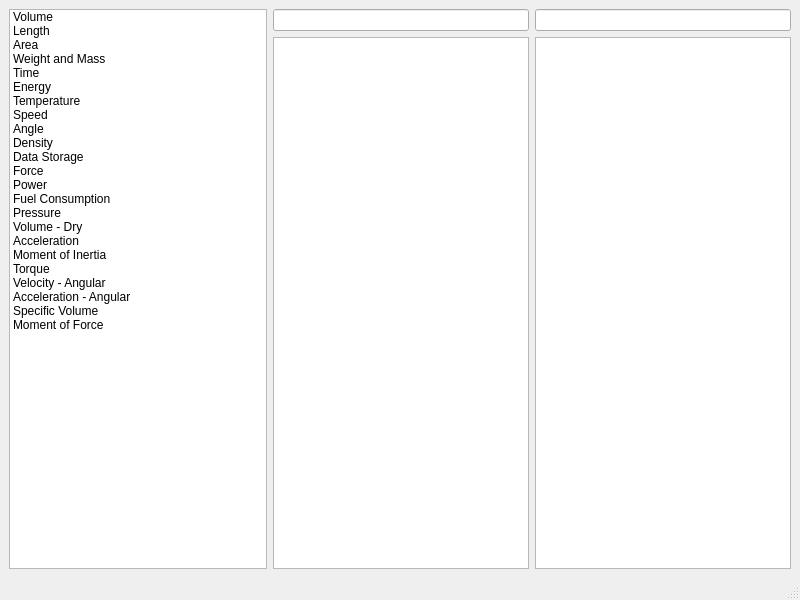
<?xml version="1.0" encoding="UTF-8"?>
<ui version="4.0">
 <class>MainWindow</class>
 <widget class="QMainWindow" name="MainWindow">
  <property name="geometry">
   <rect>
    <x>0</x>
    <y>0</y>
    <width>800</width>
    <height>600</height>
   </rect>
  </property>
  <property name="windowTitle">
   <string>MainWindow</string>
  </property>
  <widget class="QWidget" name="centralwidget">
   <layout class="QHBoxLayout" name="horizontalLayout_4">
    <item>
     <layout class="QHBoxLayout" name="horizontalLayout_3">
      <item>
       <widget class="QListWidget" name="converterList">
        <property name="resizeMode">
         <enum>QListView::Fixed</enum>
        </property>
        <item>
         <property name="text">
          <string>Volume</string>
         </property>
        </item>
        <item>
         <property name="text">
          <string>Length</string>
         </property>
        </item>
        <item>
         <property name="text">
          <string>Area</string>
         </property>
        </item>
        <item>
         <property name="text">
          <string>Weight and Mass</string>
         </property>
        </item>
        <item>
         <property name="text">
          <string>Time</string>
         </property>
        </item>
        <item>
         <property name="text">
          <string>Energy</string>
         </property>
        </item>
        <item>
         <property name="text">
          <string>Temperature</string>
         </property>
        </item>
        <item>
         <property name="text">
          <string>Speed</string>
         </property>
        </item>
        <item>
         <property name="text">
          <string>Angle</string>
         </property>
        </item>
        <item>
         <property name="text">
          <string>Density</string>
         </property>
        </item>
        <item>
         <property name="text">
          <string>Data Storage</string>
         </property>
        </item>
        <item>
         <property name="text">
          <string>Force</string>
         </property>
        </item>
        <item>
         <property name="text">
          <string>Power</string>
         </property>
        </item>
        <item>
         <property name="text">
          <string>Fuel Consumption</string>
         </property>
        </item>
        <item>
         <property name="text">
          <string>Pressure</string>
         </property>
        </item>
        <item>
         <property name="text">
          <string>Volume - Dry</string>
         </property>
        </item>
        <item>
         <property name="text">
          <string>Acceleration</string>
         </property>
        </item>
        <item>
         <property name="text">
          <string>Moment of Inertia</string>
         </property>
        </item>
        <item>
         <property name="text">
          <string>Torque</string>
         </property>
        </item>
        <item>
         <property name="text">
          <string>Velocity - Angular</string>
         </property>
        </item>
        <item>
         <property name="text">
          <string>Acceleration - Angular</string>
         </property>
        </item>
        <item>
         <property name="text">
          <string>Specific Volume</string>
         </property>
        </item>
        <item>
         <property name="text">
          <string>Moment of Force</string>
         </property>
        </item>
       </widget>
      </item>
      <item>
       <layout class="QVBoxLayout" name="verticalLayout">
        <item>
         <layout class="QHBoxLayout" name="horizontalLayout">
          <item>
           <widget class="QLineEdit" name="convertFromLineEdit"/>
          </item>
          <item>
           <widget class="QLineEdit" name="convertToLineEdit"/>
          </item>
         </layout>
        </item>
        <item>
         <layout class="QHBoxLayout" name="horizontalLayout_2">
          <item>
           <widget class="QListWidget" name="convertFromList">
            <property name="acceptDrops">
             <bool>false</bool>
            </property>
            <property name="viewMode">
             <enum>QListView::ListMode</enum>
            </property>
           </widget>
          </item>
          <item>
           <widget class="QListWidget" name="convertToList">
            <property name="currentRow">
             <number>-1</number>
            </property>
           </widget>
          </item>
         </layout>
        </item>
       </layout>
      </item>
     </layout>
    </item>
   </layout>
  </widget>
  <widget class="QMenuBar" name="menubar">
   <property name="geometry">
    <rect>
     <x>0</x>
     <y>0</y>
     <width>800</width>
     <height>22</height>
    </rect>
   </property>
  </widget>
  <widget class="QStatusBar" name="statusBar"/>
 </widget>
 <resources/>
 <connections/>
</ui>
